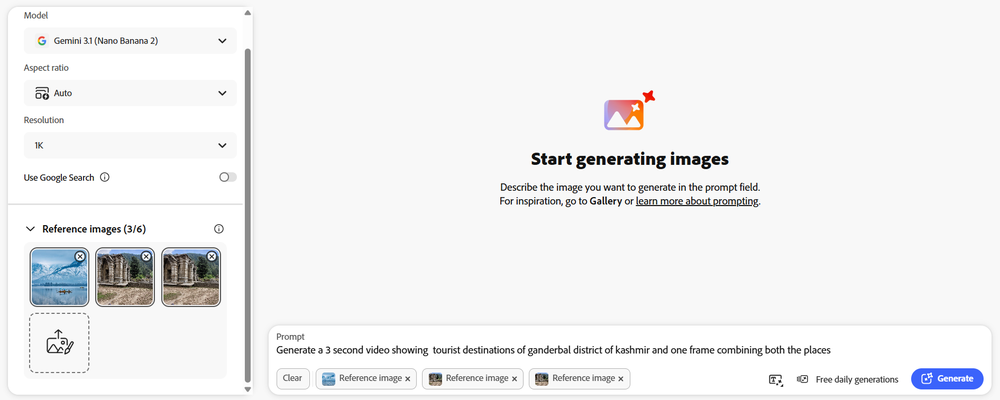
#> input picture mark.png, 1000 x 400 px, shrunk from 1891 x 757 before the run
$ jupyter execute Markdown.ipynb
#> lines starting #> are read from the running program, lines starting #| are printed output that depends on the picture
[cell 1]
print("Pika AI Video Generation")
print("Two input images from Exercise 2 of Computer Vision were provided to Pika.")
print("Prompt: Generate a 3-second video showing the tourist destinations of Ganderbal District, Kashmir, combining both places into one frame.")
print("Video generated successfully using Pika AI!")

[cell 2]
import cv2
import matplotlib.pyplot as plt

# Load two images
img1 = cv2.imread("mark.png")
#> img1 is the input picture: shape (400, 1000, 3); mean B, G, R 241.8, 241.2, 241
img2 = cv2.imread("mark1.png")
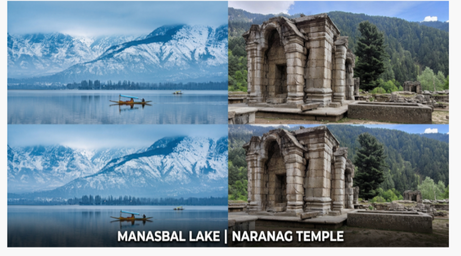
#> input picture mark1.png, 461 x 256 px, shrunk from 872 x 485 before the run
#> img2 is the input picture: shape (256, 461, 3); mean B, G, R 146.8, 133.4, 113.5

# Convert BGR to RGB
img1 = cv2.cvtColor(img1, cv2.COLOR_BGR2RGB)
img2 = cv2.cvtColor(img2, cv2.COLOR_BGR2RGB)

# Display both images side by side
plt.figure(figsize=(12, 5))

plt.subplot(1, 2, 1)
plt.imshow(img1)
plt.title("Input Image 1")
plt.axis("off")

plt.subplot(1, 2, 2)
plt.imshow(img2)
plt.title("Input Image 2")
plt.axis("off")

plt.tight_layout()
plt.show()
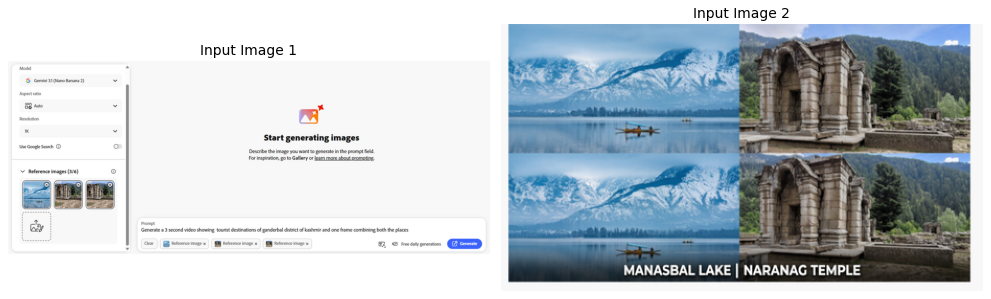
#> figure drawn by matplotlib, 2 panels
